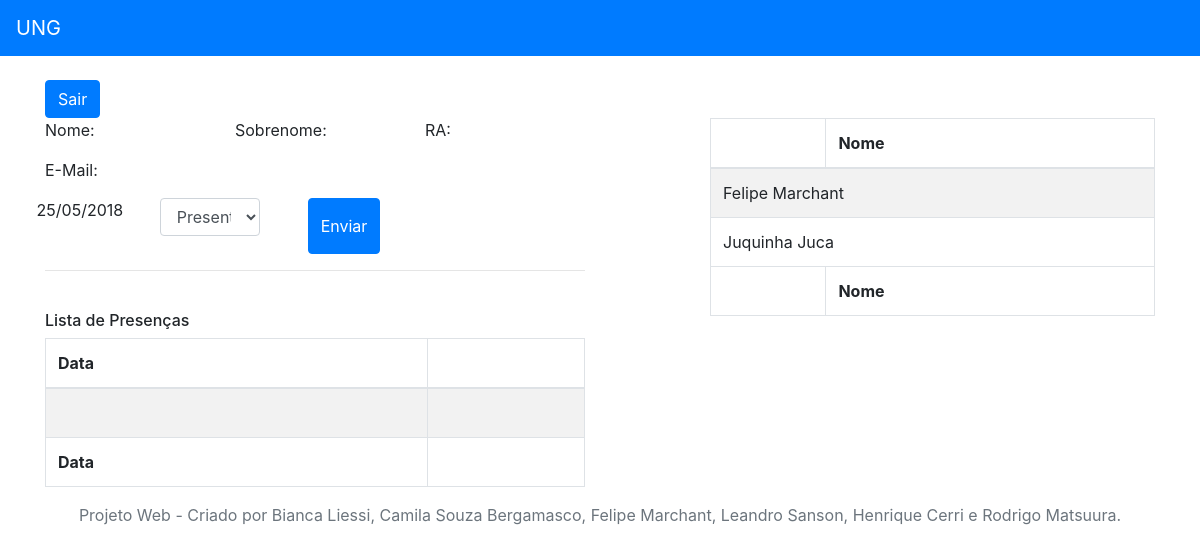
/admin/professor/index.php (signed in), run on the app's committed database.
### tables this page shows
CREATE TABLE `alunos_materias` (
  `alu_id` int(11) NOT NULL,
  `mat_id` int(11) DEFAULT NULL
);

CREATE TABLE `alunos` (
  `alu_id` int(11) NOT NULL,
  `alu_nome` varchar(20) NOT NULL,
  `alu_sobrenome` varchar(20) NOT NULL,
  `alu_ativo` tinyint(1) NOT NULL
);

### app/core/DB.php (called while the page is built)
<?php
class DB
{
  private static $dbName  = "ung_portal";
  private static $usuario = "root";
  private static $senha   = "";
  private static $conexao = null;
  public static function getConexao()
  {
    if(self::$conexao == null){
      try{
        self::$conexao = new PDO("mysql:host=localhost;dbname=".self::$dbName, self::$usuario, self::$senha);
      }catch(PDOException $erro){
        die("Houve um erro. Volte mais tarde");
      }
    }
    self::$conexao->setAttribute(PDO::ATTR_ERRMODE, PDO::ERRMODE_EXCEPTION);
    return self::$conexao;
  }
}

### app/dao/DAO.php (called while the page is built, shortened)
<?php
class DAO
{
	public function __construct()
	{
		$this->conn = DB::getConexao();
	}
}

### app/dao/AlunoRepository.php (called while the page is built, shortened)
<?php
class AlunoRepository extends DAO
{
	private $fetch_type = PDO::FETCH_OBJ;
	public function getCollectionByMateria($matId){
		$sql  = "SELECT * FROM alunos ";
		$sql .= "INNER JOIN alunos_materias ON alunos.alu_id =  alunos_materias.alu_id ";
		$sql .= "INNER JOIN materias ON alunos_materias.mat_id = materias.mat_id ";
		$sql .= "WHERE alunos_materias.mat_id = $matId";
		$sql .= " ;";
		$sth = $this->conn->prepare($sql);
		$sth->execute();
		$result = $sth->fetchAll($this->fetch_type);
		return $result;
	}
}

### admin/professor/index.php (the view, shortened to what this page needs)
<?php
$dados = $_SESSION['dados'];
require "../templates/inc.php";
$profId = $dados->pro_id;
$con = DB::getConexao();
$sql = "SELECT mat_id FROM materias WHERE pro_id = $profId; ";
$sth = $con->prepare($sql);
$sth->execute();
$idD = $sth->fetch(PDO::FETCH_OBJ)->mat_id;
$alunoRepo = new AlunoRepository;
$alunoList = $alunoRepo->getCollectionByMateria($idD);
?>
<!DOCTYPE html>
<html lang="pt-br">
<head>
	<link rel="stylesheet" href="../../lib/skin/css/bootstrap.min.css">
	<link rel="stylesheet" href="../skin/css/admin.css">
</head>
<body id="admin_professor_index">
	<?php require '../templates/header.php' ?>
	<br>
	<div class="container">
			<a href="../logout.php" class="btn btn-primary"> Sair </a>
		<div class="row" id="area_aluno">
			<div class="col-sm-6">
				<div class="row">
					<div class="col-sm">
						<p class="">Nome:</p>
					</div>
					<div class="col-sm">
						<p class="">Sobrenome:</p>
					</div>
					<div class="col-sm">
						<p class="">RA:</p>
					</div>
				</div>
				<div class="row">
					<div class="col-sm">
						<p class="">E-Mail:</p>
					</div>
				</div>
				<div class="row">
					<div class="form-group row">
						<div class="col-sm-6">
							<p class="text-center"><?php echo date('d/m/Y'); ?></p>
						</div>
						<div class="col-sm-6">
							<div class="btn-group" role="group" aria-label="Basic example">
								<select id="select_presente" name="presenca" class="form-control">
									<option value="1">Presente</option>
								</select>
							</div>
						</div>
					</div>
					<input type="button" onclick="insertAluPresencaNota()" value="Enviar" class="ml-5 btn btn-primary" />
				</div>
				<hr/>
				<br/>
				<h6>Lista de Presenças</h6>
				<div class="row">
					<div class="col-sm">
						<div class="table-responsive">
							<table class="table table-striped table-bordered table-fixed">
								<thead>
									<tr>
										<th>Data</th>
										<th></th>
									</tr>
								</thead>
								<tbody id="tbody_presenca">
									<tr>
										<td></td>
										<td></td>
									</tr>
								</tbody>
								<tfoot>
									<tr>
										<th>Data</th>
										<th></th>
									</tr>
								</tfoot>
							</table>
						</div>
					</div>
				</div>
			</div>
			<div class="col-sm-5 offset-sm-1">
				<div class="table-responsive">
					<table class="table table-striped table-bordered table-fixed">
						<thead>
							<tr>
								<th></th>
								<th>Nome</th>
							</tr>
						</thead>
						<tbody>
							<?php foreach($alunoList as $aluno): ?>
								<tr>
									<td colspan="2" onclick="findOnly(<?php echo $aluno->alu_id; ?>)"><?php echo $aluno->alu_nome ." "; ?><?php echo $aluno->alu_sobrenome; ?></td>
								</tr>
							<?php endforeach; ?>
						</tbody>
						<tfoot>
							<tr>
								<th></th>
								<th>Nome</th>
							</tr>
						</tfoot>
					</table>
				</div>
			</div>
		</div>
	</div>
	<?php require '../templates/footer.php' ?>
</body>
</html>

### admin/skin/css/admin.css (style rules this page uses)
#admin_professor_index td { cursor: pointer; }

### data on the page
alunos_materias: alu_id.alu_nome "Felipe", alu_id.alu_sobrenome "Marchant"
alunos_materias: alu_id.alu_nome "Juquinha", alu_id.alu_sobrenome "Juca"
